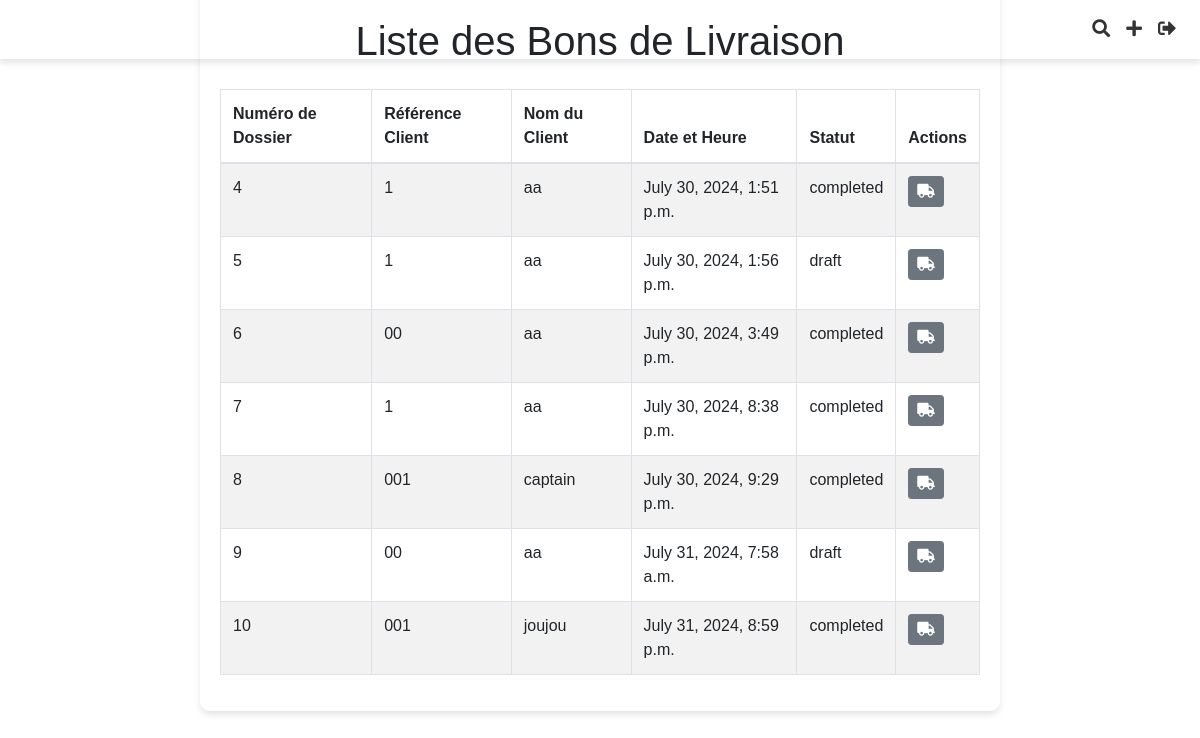
The page /application/bon_livraison/ (signed in) on the database as committed earlier.
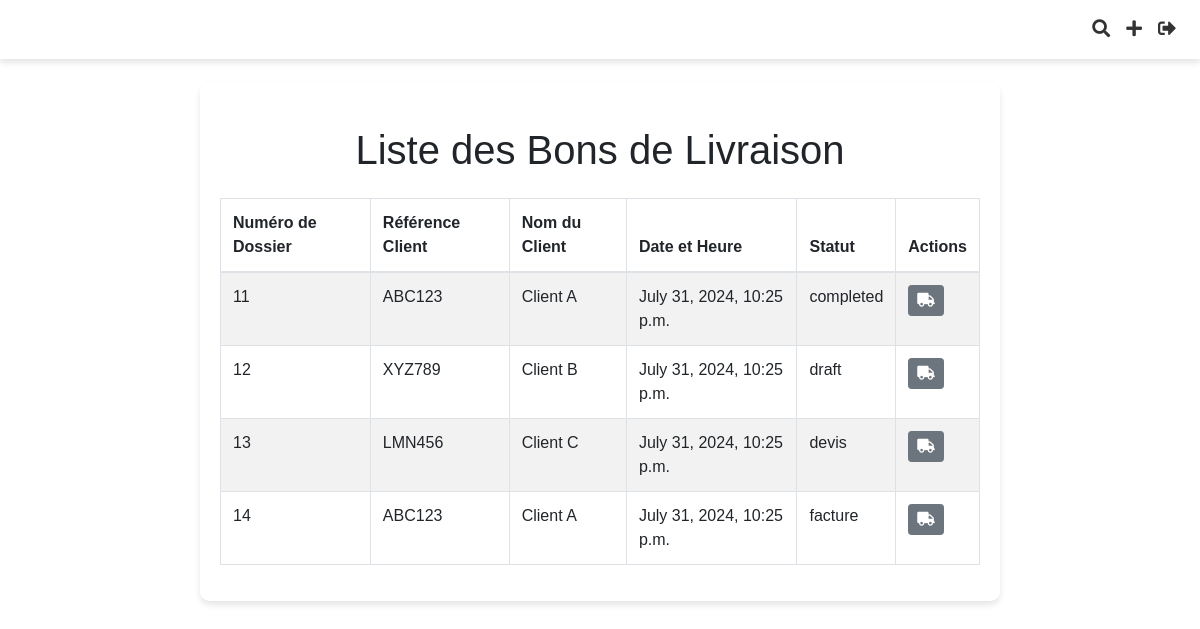
The same page on the database as committed later.
### Application/models.py (models this page shows, shortened)
class Commande(models.Model):
    order_id = models.AutoField(primary_key=True)  # Auto-incremented primary key
    date_time = models.DateTimeField(auto_now_add=True)
    company_reference_number = models.CharField(max_length=100)
    client_name = models.CharField(max_length=100, default="")  # New field
    adresse = models.CharField(max_length=255, blank=True, null=True)
    email = models.EmailField(blank=True, null=True)
    fax = models.CharField(max_length=50, blank=True, null=True)
    ice = models.CharField(max_length=50, blank=True, null=True)
    infographiste = models.CharField(max_length=100, blank=True, null=True)
    order_status = models.CharField(max_length=50, choices=[ ('draft', 'Draft'),
        ('completed', 'Completed'),
        ('devis', 'Devis'),
        ('facture', 'Facture'),
        ('bon_livraison', 'Bon de Livraison'),
        ('situation_client', 'Situation Client')
    ])
    bc_number = models.CharField(max_length=50, blank=True, null=True)  # New field for BC number
    date_bc = models.DateField(blank=True, null=True)
    facture_numero = models.PositiveIntegerField(unique=True, null=True, blank=True)
    facture_status = models.CharField(max_length=50, choices=[
        ('no_facture', 'Pas de Facture'),
        ('facture_termine', 'Facture Terminée')
    ], default='pas de facture')
    remarque = models.CharField(max_length=50, choices=[
        ('paye', 'Payé'),
        ('non_paye', 'Non Payé')
    ], default='non payé')

### Application/views.py (the view)
# urls.py: path('bon_livraison/', views.liste_bon_livraison, name='liste_bon_livraison'),
@login_required
@user_passes_test(lambda u: u.groups.filter(name='Directeurs').exists())
def liste_bon_livraison(request):
    commandes = Commande.objects.all()
    return render(request, 'Application/liste_bon_livraison.html', {'commandes': commandes})

### Application/templates/Application/liste_bon_livraison.html (shortened to what this page needs)
{% extends "base.html" %}
{% block content %}
<h1 class="text-center my-4">Liste des Bons de Livraison</h1>
<div class="table-responsive">
    <table class="table table-striped table-bordered">
        <thead>
            <tr>
                <th>Numéro de Dossier</th>
                <th>Référence Client</th>
                <th>Nom du Client</th>
                <th>Date et Heure</th>
                <th>Statut</th>
                <th>Actions</th>
            </tr>
        </thead>
        <tbody>
            {% for commande in commandes %}
            <tr>
                <td>{{ commande.order_id }}</td>
                <td>{{ commande.company_reference_number }}</td>
                <td>{{ commande.client_name }}</td>
                <td>{{ commande.date_time }}</td>
                <td>{{ commande.order_status }}</td>
                <td>
                    <a href="{% url 'generer_bon_livraison' commande.pk %}" class="btn btn-sm btn-secondary"><i class="fas fa-truck"></i></a>
                </td>
            </tr>
            {% endfor %}
        </tbody>
    </table>
</div>
{% endblock %}

Rows that differ between the two databases and show on the page:
removed Commande: order_id "4", company_reference_number "1", client_name "aa", date_time "July 30, 2024, 1:51 p.m.", order_status "completed"
removed Commande: order_id "5", company_reference_number "1", client_name "aa", date_time "July 30, 2024, 1:56 p.m.", order_status "draft"
removed Commande: order_id "6", company_reference_number "00", client_name "aa", date_time "July 30, 2024, 3:49 p.m.", order_status "completed"
removed Commande: order_id "7", company_reference_number "1", client_name "aa", date_time "July 30, 2024, 8:38 p.m.", order_status "completed"
removed Commande: order_id "8", company_reference_number "001", client_name "captain", date_time "July 30, 2024, 9:29 p.m.", order_status "completed"
removed Commande: order_id "9", company_reference_number "00", client_name "aa", date_time "July 31, 2024, 7:58 a.m.", order_status "draft"
removed Commande: order_id "10", company_reference_number "001", client_name "joujou", date_time "July 31, 2024, 8:59 p.m.", order_status "completed"
added Commande: order_id "11", company_reference_number "ABC123", client_name "Client A", date_time "July 31, 2024, 10:25 p.m.", order_status "completed"
added Commande: order_id "12", company_reference_number "XYZ789", client_name "Client B", date_time "July 31, 2024, 10:25 p.m.", order_status "draft"
added Commande: order_id "13", company_reference_number "LMN456", client_name "Client C", date_time "July 31, 2024, 10:25 p.m.", order_status "devis"
added Commande: order_id "14", company_reference_number "ABC123", client_name "Client A", date_time "July 31, 2024, 10:25 p.m.", order_status "facture"
